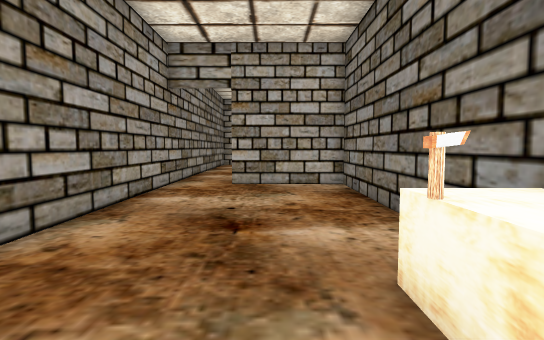
View 1 (above)

13 first-person views from a walk through a Unity game level. The camera is 1.2 m above the floor, tilts 4° down and sees 80° across. The floor is counted in squares, 1 m on a side. Each view is taken from the middle of a square. On the plan, view 1 faces up. The plan holds only what a view shows up to about 14 squares ahead; the rest is blank. The player is left out. Door leaves are left out, so doorways stand open.

View 2
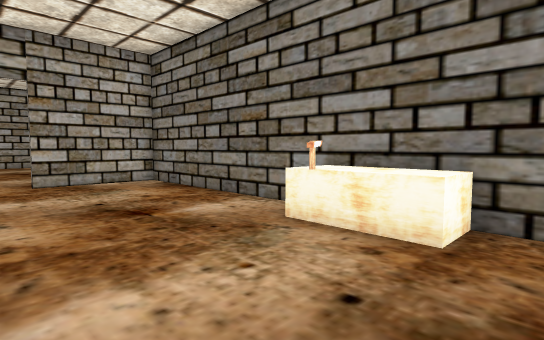

View 3
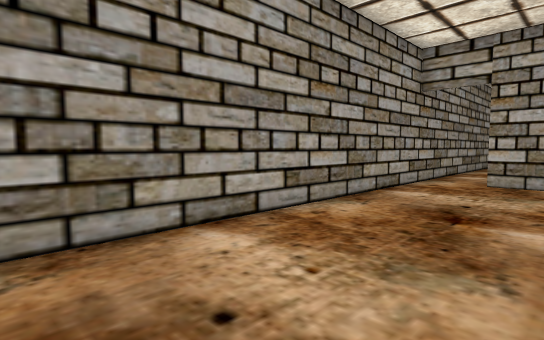

View 4
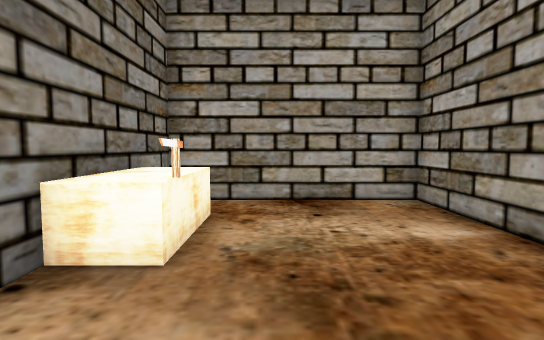

View 5
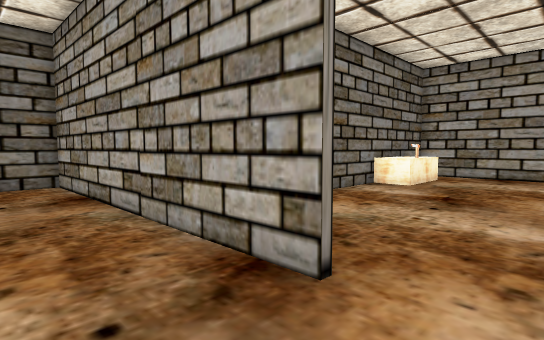

View 6
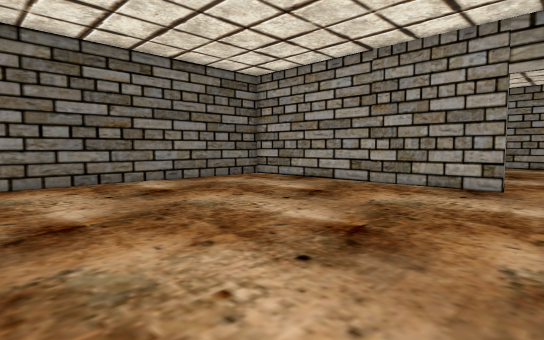

View 7
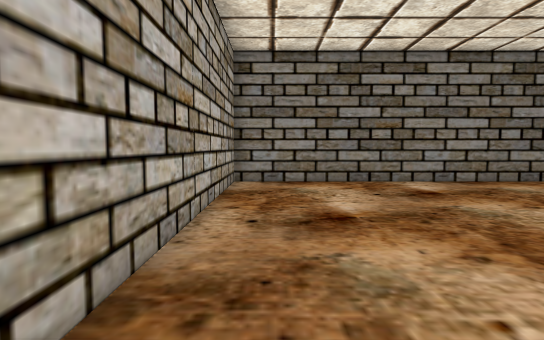

View 8
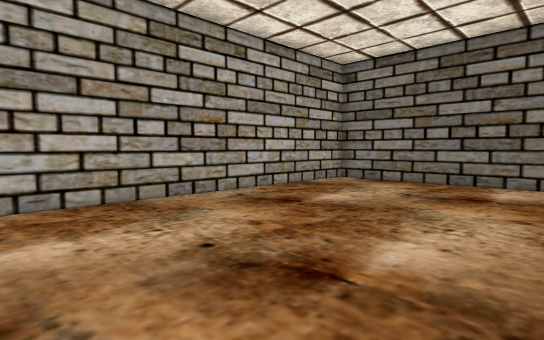

View 9
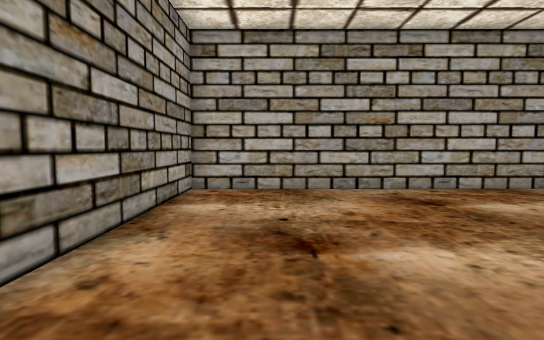

View 10
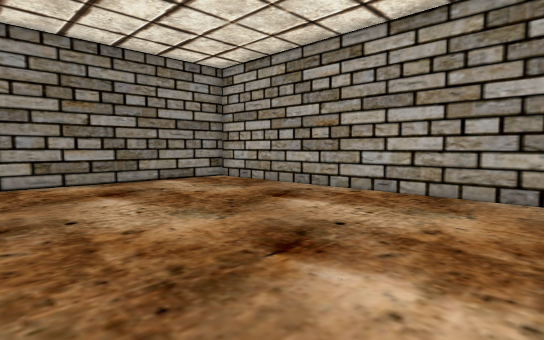

View 11
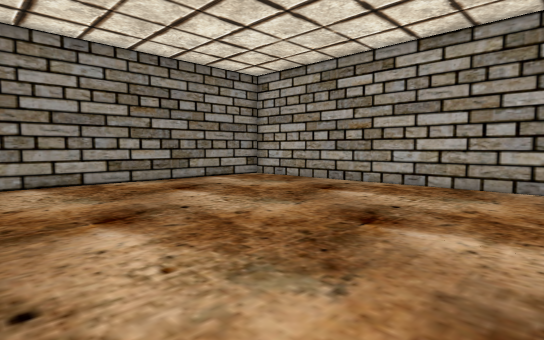

View 12
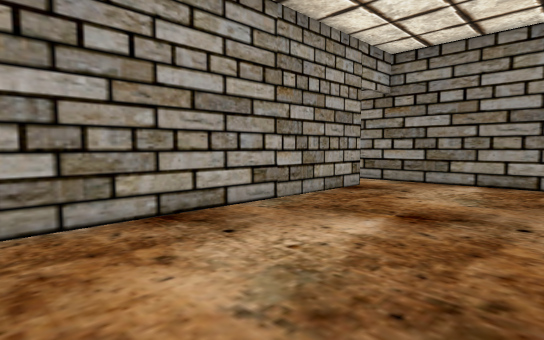

View 13
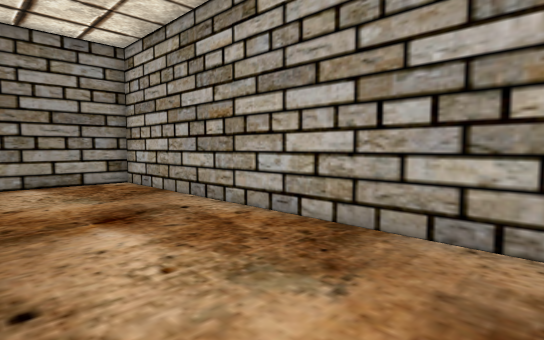

### Floor plan
Ten units are one square. View 1 is at (0, 0); x grows to the right and y downward. Boxes are objects, and circles mark ways between rooms. Rooms are numbered by the first view taken in them; rooms with no view inside come last. Other rooms are left out.
<svg viewBox="-38 -228 126 246">
<path fill="none" stroke="#000" d="M23 -34 23 -105 -14 -105M-33 -110 -33 13 23 13 23 4M-14 -107 83 -107 83 -223 -33 -223 -33 -110"/>
<rect x="5" y="-35" width="20" height="40" fill="#bbb"><title>other object</title></rect>
<rect x="5" y="-25" width="10" height="10" fill="#bbb"><title>axe</title></rect>
<circle cx="-25" cy="-110" r="3" fill="#2a7"/>
<text x="-10" y="-50">1</text>
<text x="30" y="-170">2</text>
</svg>
Room 1 opens to room 2.

Where each view was taken, in squares from view 1:
view 1: 0 up, 0 right, facing up
view 2: 1 down, 3 left, facing up-right
view 3: 1 down, 1 right, facing up-left
view 4: 6 up, 0 right, facing down
view 5: 13 up, 3 left, facing down-right
view 6: 21 up, 3 left, facing down-right
view 7: 21 up, 3 left, facing right
view 8: 15 up, 3 left, facing up-right
view 9: 13 up, 1 left, facing up
view 10: 14 up, 8 right, facing up-left
view 11: 12 up, 8 right, facing up-left
view 12: 16 up, 8 right, facing down-left
view 13: 18 up, 8 right, facing up-left
